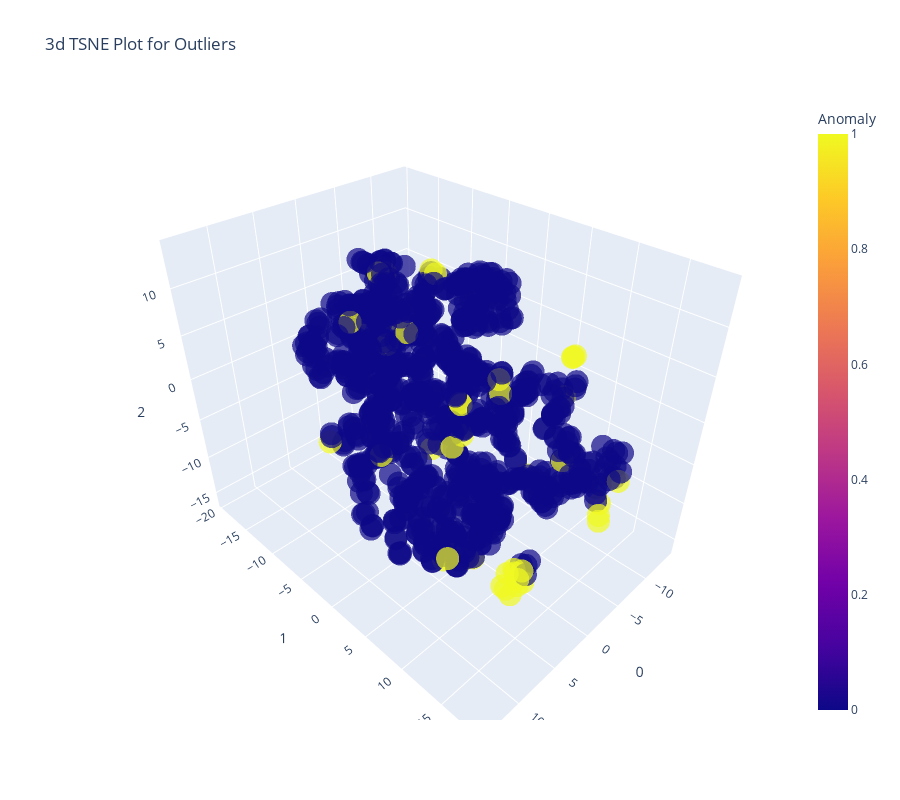

The notebook cell this image was saved under:
### Code cell
plot_model(iforest)

### Figure 1 — Plotly figure (JSON) as saved in the notebook; plotly's stock layout.template omitted (floating-point values rounded to 4 significant figures; data arrays with more than 128 entries replaced by an {"elided": "..."} marker saying what was removed)
{"data": [{"customdata": {"elided": "972x1 str values"}, "hovertemplate": "0=%{x}<br>1=%{y}<br>2=%{z}<br>Feature=%{customdata[0]}<br>Anomaly=%{marker.color}<extra></extra>", "legendgroup": "", "marker": {"color": {"elided": "972 int values"}, "coloraxis": "coloraxis", "opacity": 0.7, "symbol": "circle"}, "mode": "markers", "name": "", "scene": "scene", "showlegend": false, "type": "scatter3d", "x": {"elided": "972 float values"}, "y": {"elided": "972 float values"}, "z": {"elided": "972 float values"}}], "layout": {"coloraxis": {"colorbar": {"title": {"text": "Anomaly"}}, "colorscale": [[0, "#0d0887"], [0.1111, "#46039f"], [0.2222, "#7201a8"], [0.3333, "#9c179e"], [0.4444, "#bd3786"], [0.5556, "#d8576b"], [0.6667, "#ed7953"], [0.7778, "#fb9f3a"], [0.8889, "#fdca26"], [1, "#f0f921"]]}, "height": 800, "legend": {"tracegroupgap": 0}, "scene": {"domain": {"x": [0, 1], "y": [0, 1]}, "xaxis": {"title": {"text": "0"}}, "yaxis": {"title": {"text": "1"}}, "zaxis": {"title": {"text": "2"}}}, "title": {"text": "3d TSNE Plot for Outliers"}, "width": 900}}
